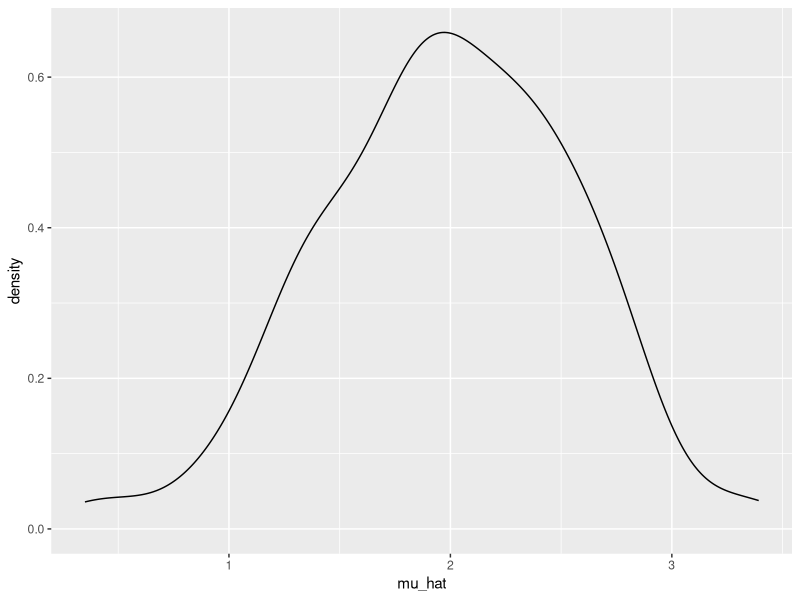
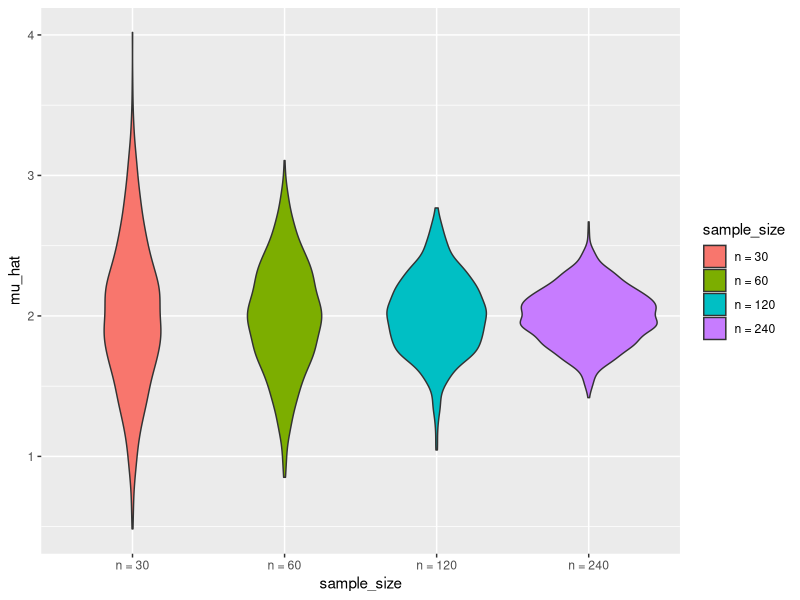
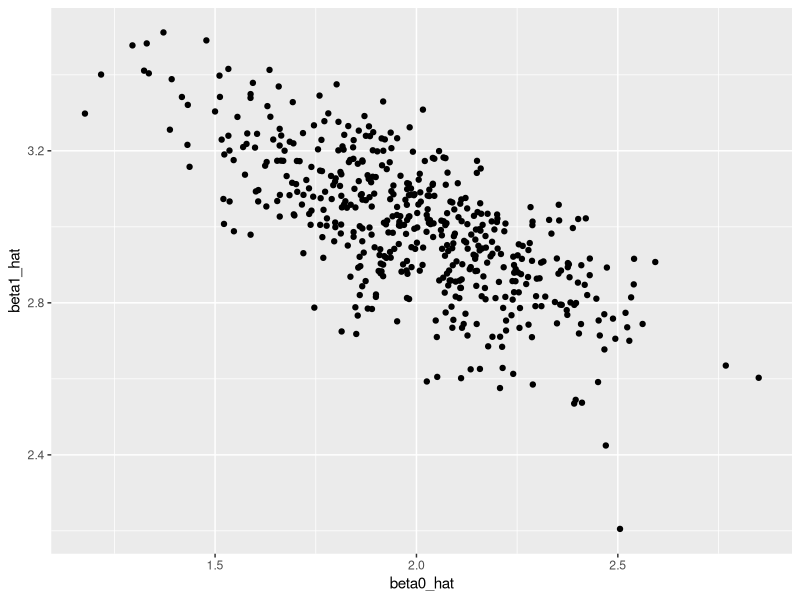
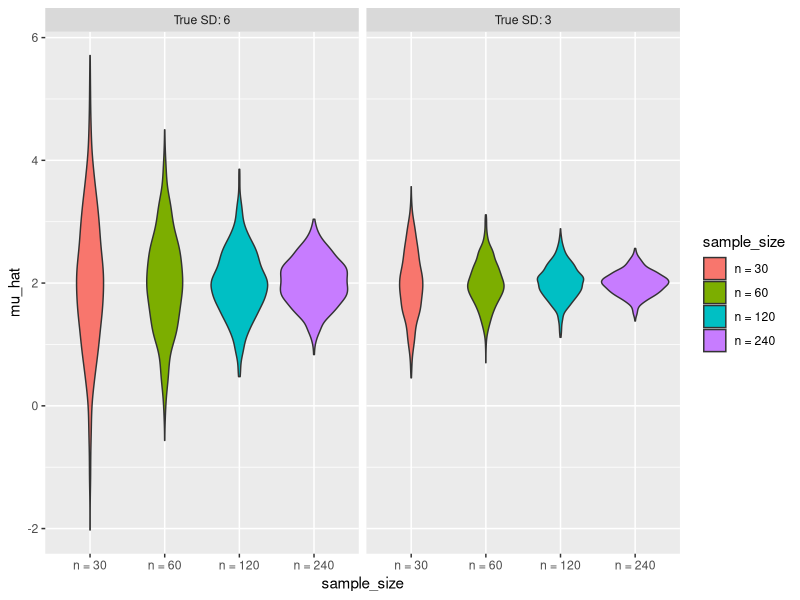

Recreate these plots in R, in order. (Note: this script raises an error after producing the figures.)
## ---- chunk 1
library(tidyverse)

set.seed(1)
## ---- chunk 2
sim_mean_sd = function(n, mu = 2, sigma = 3) {
  
  sim_data = tibble(
    x = rnorm(n, mean = mu, sd = sigma),
  )
  
  sim_data |> 
    summarize(
      mu_hat = mean(x),
      sigma_hat = sd(x)
    )
}
## ---- chunk 3
sim_mean_sd(30)
## ---- chunk 4
output = vector("list", 100)

for (i in 1:100) {
  output[[i]] = sim_mean_sd(30)
}

sim_results = bind_rows(output)
## ---- chunk 5
sim_results_df = 
  expand_grid(
    sample_size = 30,
    iter = 1:100
  ) |> 
  mutate(
    estimate_df = map(sample_size, sim_mean_sd)
  ) |> 
  unnest(estimate_df)
## ---- chunk 6
sim_results_df |> 
  ggplot(aes(x = mu_hat)) + 
  geom_density()
## ---- chunk 7
sim_results_df |> 
  pivot_longer(
    mu_hat:sigma_hat,
    names_to = "parameter", 
    values_to = "estimate") |> 
  group_by(parameter) |> 
  summarize(
    emp_mean = mean(estimate),
    emp_sd = sd(estimate)) |> 
  knitr::kable(digits = 3)
## ---- chunk 8
sim_results_df = 
  expand_grid(
    sample_size = c(30, 60, 120, 240),
    iter = 1:1000
  ) |> 
  mutate(
    estimate_df = map(sample_size, sim_mean_sd)
  ) |> 
  unnest(estimate_df)
## ---- chunk 9
sim_results_df |> 
  mutate(
    sample_size = str_c("n = ", sample_size),
    sample_size = fct_inorder(sample_size)) |> 
  ggplot(aes(x = sample_size, y = mu_hat, fill = sample_size)) + 
  geom_violin()
## ---- chunk 10
sim_results_df |> 
  pivot_longer(
    mu_hat:sigma_hat,
    names_to = "parameter", 
    values_to = "estimate") |> 
  group_by(parameter, sample_size) |> 
  summarize(
    emp_mean = mean(estimate),
    emp_var = var(estimate)) |> 
  knitr::kable(digits = 3)
## ---- chunk 11
sim_regression = function(n, beta0 = 2, beta1 = 3) {
  
  sim_data = 
    tibble(
      x = rnorm(n, mean = 1, sd = 1),
      y = beta0 + beta1 * x + rnorm(n, 0, 1)
    )
  
  ls_fit = lm(y ~ x, data = sim_data)
  
  tibble(
    beta0_hat = coef(ls_fit)[1],
    beta1_hat = coef(ls_fit)[2]
  )
}
## ---- chunk 12
sim_results_df = 
  expand_grid(
    sample_size = 30,
    iter = 1:500
  ) |> 
  mutate(
    estimate_df = map(sample_size, sim_regression)
  ) |> 
  unnest(estimate_df)
## ---- chunk 13
sim_results_df |> 
  ggplot(aes(x = beta0_hat, y = beta1_hat)) + 
  geom_point()
## ---- chunk 14
sim_results_df = 
  expand_grid(
    sample_size = c(30, 60, 120, 240),
    true_sd = c(6, 3),
    iter = 1:1000
  ) |> 
  mutate(
    estimate_df = 
      map2(sample_size, true_sd, \(n, sd) sim_mean_sd(n = n, sigma = sd))
  ) |> 
  unnest(estimate_df)
## ---- chunk 15
sim_results_df |> 
  mutate(
    true_sd = str_c("True SD: ", true_sd),
    true_sd = fct_inorder(true_sd),
    sample_size = str_c("n = ", sample_size),
    sample_size = fct_inorder(sample_size)) |> 
  ggplot(aes(x = sample_size, y = mu_hat, fill = sample_size)) + 
  geom_violin() + 
  facet_grid(. ~ true_sd)
## ---- chunk 16
bday_sim = function(n) {
  
  bdays = sample(1:365, size = n, replace = T)
  
  duplicate = length(unique(bdays)) < n
  
  return(duplicate)
  
}

bday_sim(10)
## ---- chunk 17
sim_results_df =
  expand_grid(
    n = c(10, 50),
    iter = 1:10
  ) |> 
  mutate(res = map_lgl(n, bday_sim)) |> 
  group_by(n) |> 
  summarize(prob = mean(res))

sim_res |> 
  ggplpt(aes(x = n, y =))
